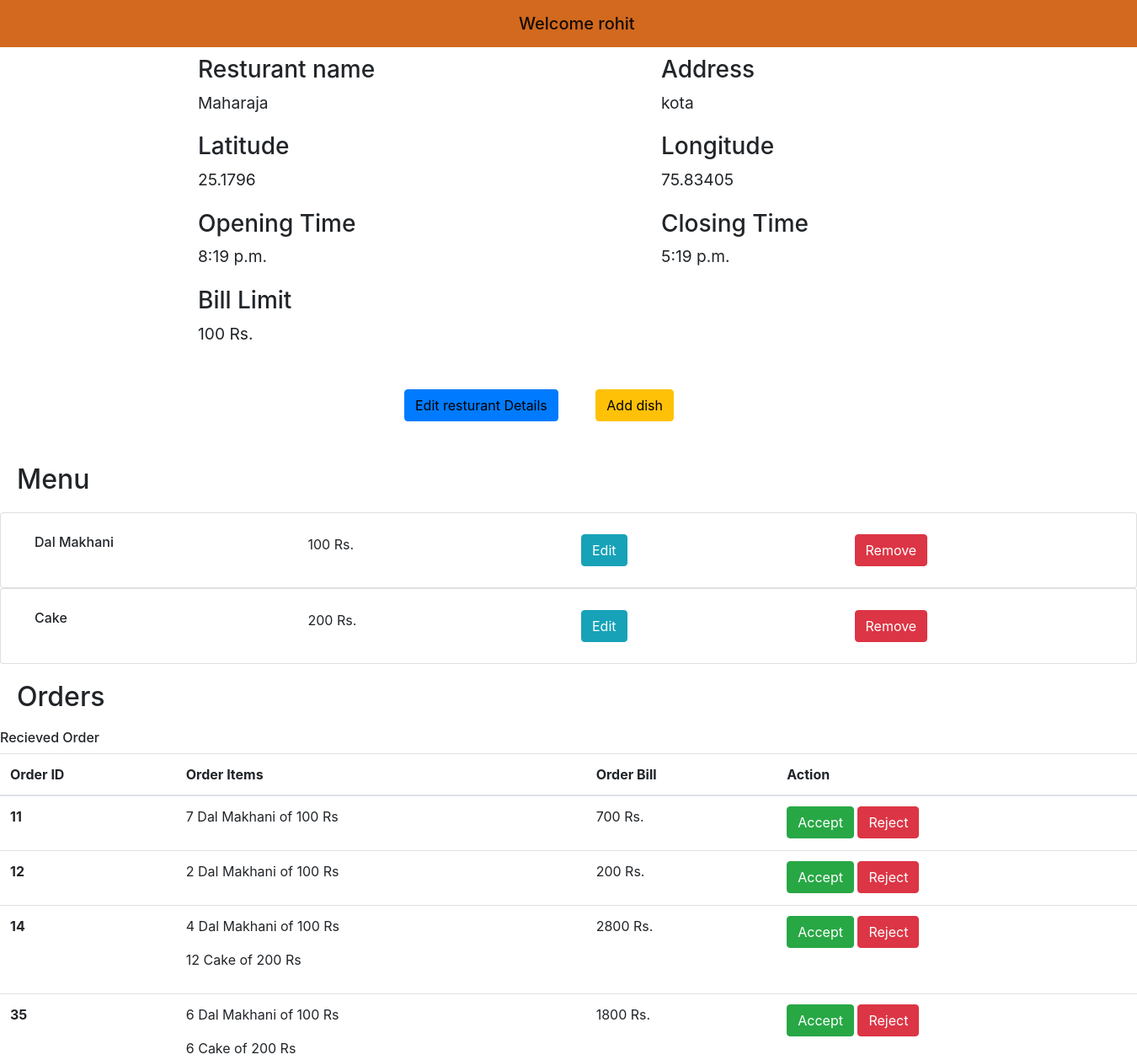
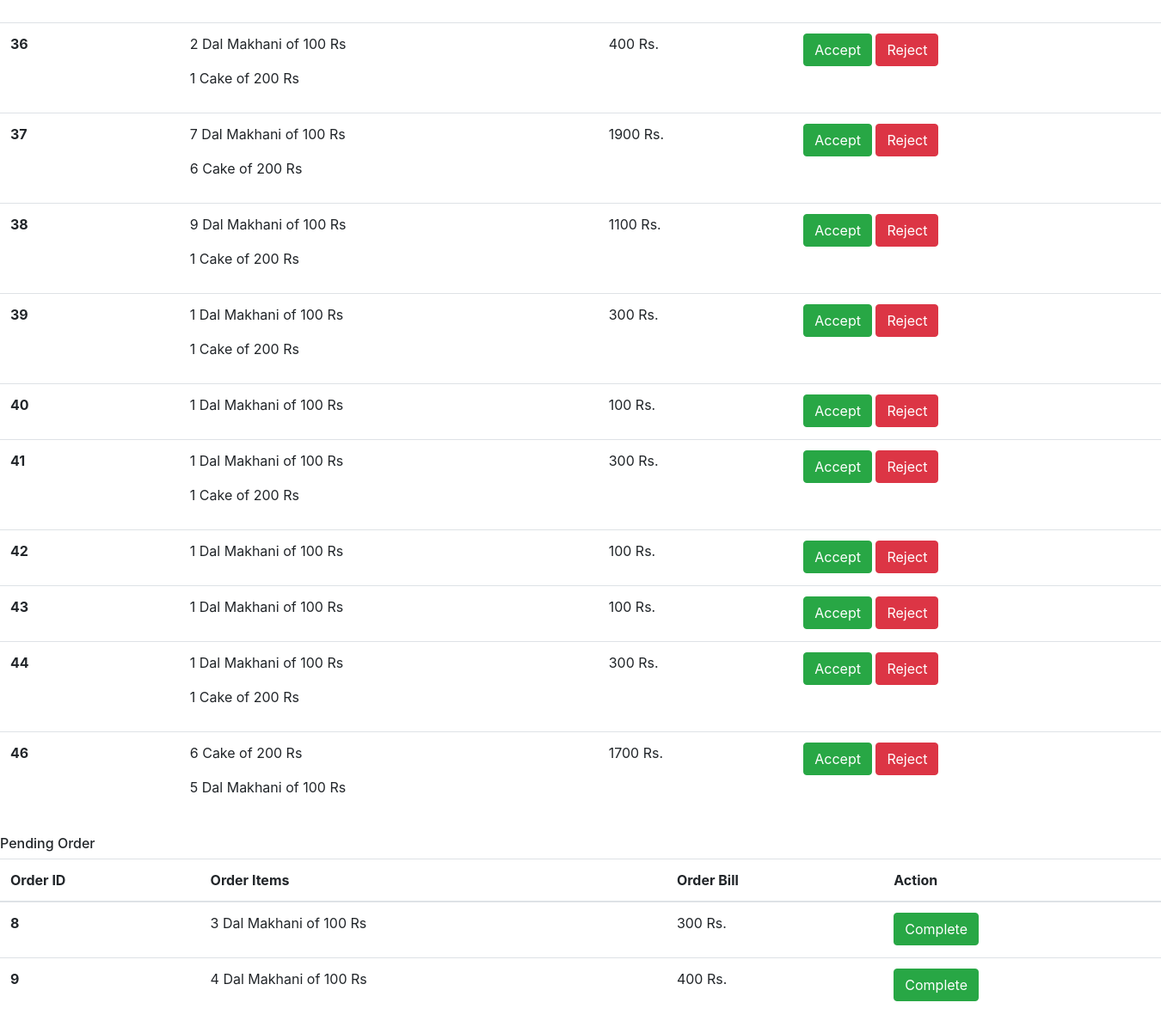
/restaurant/dashboard/1, run on the app's committed database (2 pictures, top to bottom).
### accounts/models.py (models this page shows, shortened)
class Owner(models.Model):
	name = models.CharField(max_length = 20)
	password = models.CharField(max_length = 100)
	restaurant_name = models.CharField(max_length = 100)
	is_login = models.BooleanField(default = False)

### restaurant/models.py (models this page shows, shortened)
class Resturant(models.Model):
  owner=ForeignKey(Owner,on_delete = models.CASCADE)
  name=models.CharField(max_length=20)
  address=models.CharField(max_length=200)
  latitude=models.FloatField()
  longitude=models.FloatField()
  opening_time=models.TimeField()
  closing_time=models.TimeField()
  bill_limit=models.IntegerField()

class Dish(models.Model):
  owner=ForeignKey(Owner,on_delete = models.CASCADE)
  name=models.CharField(max_length=20)
  price=models.IntegerField()

### restaurant/views.py (the view)
# urls.py: path('dashboard/<int:id>',views.dashboard,name="dashboard"),
def dashboard(request,id):
  request.session["owner_id"]=id
  owner=Owner.objects.get(id=id)
  resturant=None
  dishes=None
  order=False
  recieved_order=None
  panding_order=None
  if Resturant.objects.all().filter(owner=owner):
    resturant=Resturant.objects.get(owner=owner)
  if Dish.objects.all().filter(owner=owner):
    dishes=Dish.objects.all().filter(owner=owner)
  if resturant:
    orders_list=Order.objects.filter(restaurant_id=resturant.id,complete=True)
    recieved_order=[]
    panding_order=[]
    for order in orders_list:
      dishess=Orderdish.objects.filter(order=order)
      if dishess:
        d=[]
        total_bill=0
        for dish in dishess:
          quantity=dish.quantity
          name=dish.dish.name
          price=dish.dish.price
          obj=Info1(name,price,quantity)
          d.append(obj)
          total_bill=total_bill+quantity*price
        obj=Info2(d,order.id,total_bill)
        if order.status=="placed":
          recieved_order.append(obj)
        elif order.status=="panding":
          panding_order.append(obj)
  if recieved_order or panding_order:
    order=True
  return render(request,'dashboard.html',{
    'name':owner.name,
    'id':id,
    'resturant':resturant,
    'dishes':dishes,
    'recieved_order':recieved_order,
    'panding_order':panding_order,
    'order':order
    })

### restaurant/templates/dashboard.html (shortened to what this page needs)
{% load static %}
<!DOCTYPE html>
<html lang="en">
<head>
  <link rel="stylesheet" href="https://stackpath.bootstrapcdn.com/bootstrap/4.3.1/css/bootstrap.min.css">
  <link href="{% static 'css/resturant/dashboard.css' %}" rel="stylesheet"/>
</head>
<body>
  <div>
    <nav class="navbar navbar-light " style="background-color:chocolate">
      <span class="navbar-brand mb-0 h1" id="welcome">Welcome {{name}}</span>
    </nav>
    {% if resturant %}
      <div class="container">
        <div class="row">
          <div class="col">
            <h3>Resturant name</h3>
            <p>{{resturant.name}}</p>
          </div>
          <div class="col">
            <h3>Address</h3>
            <p>{{resturant.address}}</p>
          </div>
        </div>
        <div class="row">
          <div class="col">
            <h3>Latitude</h3>
            <p>{{resturant.latitude}}</p>
          </div>
          <div class="col">
            <h3>Longitude</h3>
            <p>{{resturant.longitude}}</p>
          </div>
        </div>
        <div class="row">
          <div class="col">
            <h3>Opening Time</h3>
            <p>{{resturant.opening_time}}</p>
          </div>
          <div class="col">
            <h3>Closing Time</h3>
            <p>{{resturant.closing_time}}</p>
          </div>
        </div>
        <div class="row">
          <div class="col">
            <h3>Bill Limit</h3>
            <p>{{resturant.bill_limit}} Rs.</p>
          </div>
        </div>
      </div>
    {% else %}
      <button type="button" class="btn btn-primary" style="margin-left: 600px; "><a href="add_resturant/{{id}}" style="color:white">Add resturant</a></button>
    {% endif%}
  </div>
  {% if resturant %}
  <div class="row"  id="buttons">
    <span>
      <button type="button" class="btn btn-primary" id="btn1"><a href="resturant_details/{{id}}" style="color:black">Edit resturant Details</a></button>
      <button type="button" class="btn btn-warning" id="btn2"><a href="add_dish/{{id}}" style="color:black">Add dish</a></button>
    </span>
  </div>
  {% endif %}
  {% if dishes %}
  <div>
    <h2 style="margin: 20px;">Menu</h2>
      <div>
        {% for dish in dishes %}
        <div class="card">
          <div class="card-body">
            <div class="row">
                <div class="col">
                  <h6>{{dish.name}}</h6>
                </div>
                <div class="col">
                  {{dish.price}} Rs.
                </div>
                <div class="col">
                  <button type="button" class="btn btn-info"><a href="edit_dish/{{dish.id}}" style="color:white">Edit</a></button>
                </div>
                <div class="col">
                  <button type="button" class="btn btn-danger"><a href="remove_dish/{{dish.id}}" style="color:white">Remove</a></button>
                </div>
            </div>
          </div>
        </div>
        {% endfor %}
      </div>
  </div>
  {% endif %}
  {% if order %}
  <h2 style="margin: 20px;">Orders</h2>
    {% if recieved_order %}
      <h6>Recieved Order</h6>
      <table class="table">
        <thead>
          <tr>
            <th scope="col">Order ID</th>
            <th scope="col">Order Items</th>
            <th scope="col">Order Bill</th>
            <th scope="col">Action</th>
          </tr>
        </thead>
        <tbody>
          {% for order in recieved_order %}
          <tr>
            <th scope="row">{{order.id}}</th>
            <td>
              {% for dish in order.dishes %}
                <p>{{dish.quantity}} {{dish.name}} of {{dish.price}} Rs</p>
              {% endfor %}
            </td>
            <td>{{order.bill}} Rs.</td>
            <td>
              <button type="button" class="btn btn-success" ><a href="accept_order/{{order.id}}" style="color:white">Accept</a></button>
              <button type="button" class="btn btn-danger"><a href="reject_order/{{order.id}}" style="color:white">Reject</a></button>
            </td>
          </tr>
          {% endfor %}
        </tbody>
      </table>
    {% endif %}
    {% if panding_order %}
      <h6>Pending Order</h6>
      <table class="table">
        <thead>
          <tr>
            <th scope="col">Order ID</th>
            <th scope="col">Order Items</th>
            <th scope="col">Order Bill</th>
            <th scope="col">Action</th>
          </tr>
        </thead>
        <tbody>
          {% for order in panding_order %}
          <tr>
            <th scope="row">{{order.id}}</th>
            <td>
              {% for dish in order.dishes %}
                <p>{{dish.quantity}} {{dish.name}} of {{dish.price}} Rs</p>
              {% endfor %}
            </td>
            <td>{{order.bill}} Rs.</td>
            <td>
              <button type="button" class="btn btn-success" ><a href="complete_order/{{order.id}}" style="color:white">Complete</a></button>
            </td>
          </tr>
          {% endfor %}
        </tbody>
      </table>
    {% endif %}
  {% endif %}
</body>
</html>

### static/css/resturant/dashboard.css (style rules this page uses)
.navbar { margin-bottom: 10px; }
.container { margin:5px; margin-left: 200px; font-size: larger; }
.row { margin:5px; }
#welcome { margin-left: 600px; }
#buttons { margin-left: 470px; }
#btn1 { margin:10px; }
#btn2 { margin:30px; }
a { text-decoration:wavy; }

### data on the page
Owner: name "rohit"
Resturant: name "Maharaja", address "kota", latitude "25.1796", longitude "75.83405", opening_time "8:19 p.m.", closing_time "5:19 p.m.", bill_limit "100"
Dish: name "Dal Makhani", price "100", name "Dal Makhani" "Dal Makhani" "Dal Makhani" "Dal Makhani" "Dal Makhani" "Dal Makhani" "Dal Makhani" "Dal Makhani" "Dal Makhani" "Dal Makhani" "Dal Makhani" "Dal Makhani" "Dal Makhani" "Dal Makhani", name "Dal Makhani" "Dal Makhani"
Dish: name "Cake", price "200", name "Cake" "Cake" "Cake" "Cake" "Cake" "Cake" "Cake" "Cake" "Cake"

### other printed values
{{ order.id }} "11" "12" "14" "35" "36" "37" "38" "39" "40" "41" "42" "43" "44" "46"
{{ dish.quantity }} "7" "2" "4" "12" "6" "6" "2" "1" "7" "6" "9" "1" "1" "1" "1" "1" "1" "1" "1" "1" "1" "6" "5"
{{ dish.price }} "100" "100" "100" "200" "100" "200" "100" "200" "100" "200" "100" "200" "100" "200" "100" "100" "200" "100" "100" "100" "200" "200" "100"
{{ order.bill }} "700" "200" "2800" "1800" "400" "1900" "1100" "300" "100" "300" "100" "100" "300" "1700"
{{ order.id }} "8" "9"
{{ dish.quantity }} "3" "4"
{{ dish.price }} "100" "100"
{{ order.bill }} "300" "400"
